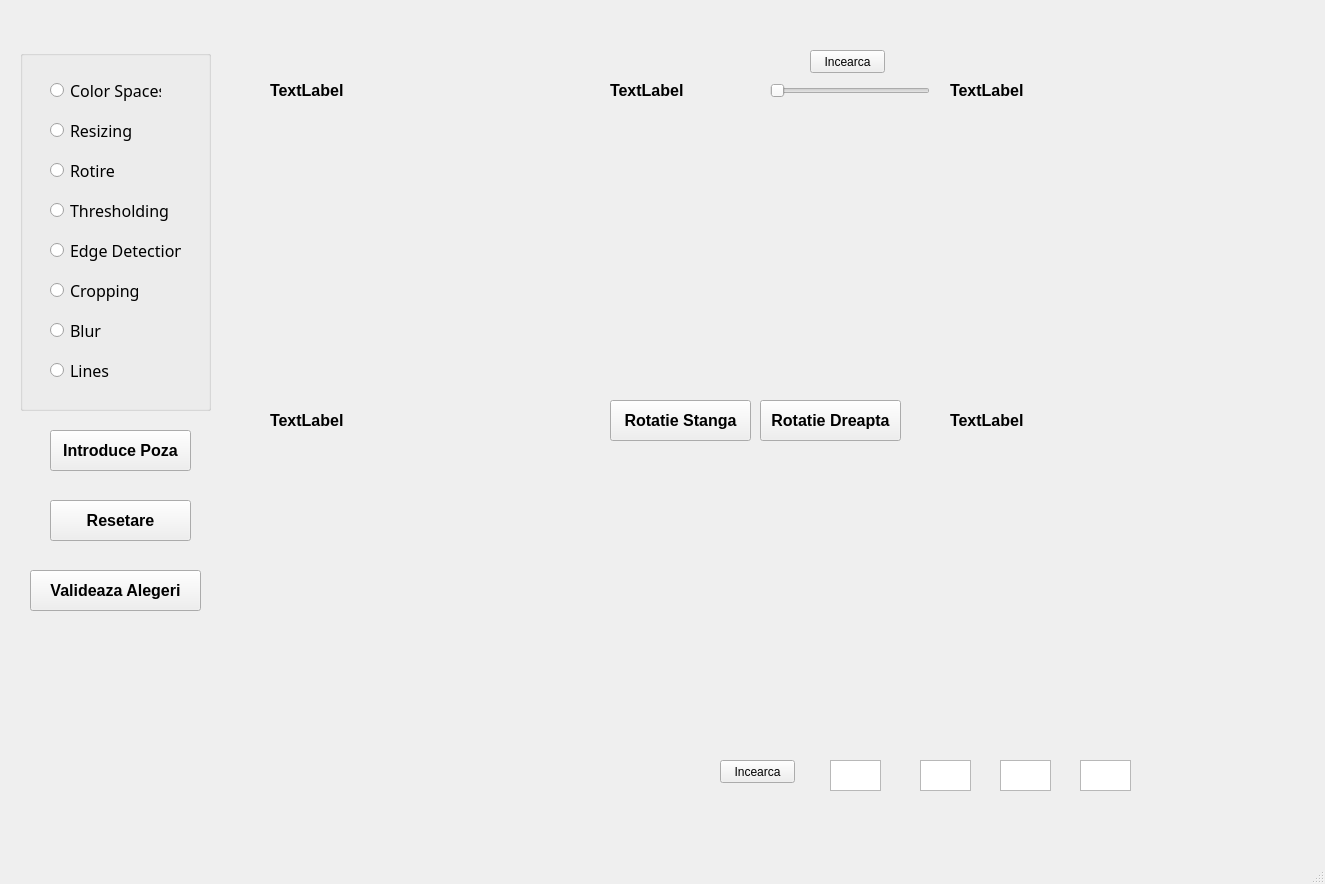
<?xml version="1.0" encoding="UTF-8"?>
<ui version="4.0">
 <class>MainWindow</class>
 <widget class="QMainWindow" name="MainWindow">
  <property name="geometry">
   <rect>
    <x>0</x>
    <y>0</y>
    <width>1325</width>
    <height>884</height>
   </rect>
  </property>
  <property name="windowTitle">
   <string>MainWindow</string>
  </property>
  <widget class="QWidget" name="centralwidget">
   <widget class="QLabel" name="lblPoza1">
    <property name="geometry">
     <rect>
      <x>270</x>
      <y>110</y>
      <width>321</width>
      <height>281</height>
     </rect>
    </property>
    <property name="text">
     <string/>
    </property>
    <property name="pixmap">
     <pixmap>../../animalBd/test_set/test_set/cats/cat.4008.jpg</pixmap>
    </property>
   </widget>
   <widget class="QGroupBox" name="groupBox">
    <property name="geometry">
     <rect>
      <x>20</x>
      <y>50</y>
      <width>191</width>
      <height>361</height>
     </rect>
    </property>
    <property name="title">
     <string/>
    </property>
    <widget class="QRadioButton" name="rdbLines">
     <property name="geometry">
      <rect>
       <x>30</x>
       <y>300</y>
       <width>121</width>
       <height>41</height>
      </rect>
     </property>
     <property name="font">
      <font>
       <family>HoloLens MDL2 Assets</family>
       <pointsize>12</pointsize>
      </font>
     </property>
     <property name="text">
      <string>Lines</string>
     </property>
    </widget>
    <widget class="QRadioButton" name="rdbBlur">
     <property name="geometry">
      <rect>
       <x>30</x>
       <y>260</y>
       <width>121</width>
       <height>41</height>
      </rect>
     </property>
     <property name="font">
      <font>
       <family>HoloLens MDL2 Assets</family>
       <pointsize>12</pointsize>
      </font>
     </property>
     <property name="text">
      <string>Blur</string>
     </property>
    </widget>
    <widget class="QRadioButton" name="rdbCrop">
     <property name="geometry">
      <rect>
       <x>30</x>
       <y>220</y>
       <width>121</width>
       <height>41</height>
      </rect>
     </property>
     <property name="font">
      <font>
       <family>HoloLens MDL2 Assets</family>
       <pointsize>12</pointsize>
      </font>
     </property>
     <property name="text">
      <string>Cropping</string>
     </property>
    </widget>
    <widget class="QRadioButton" name="rdbEdge">
     <property name="geometry">
      <rect>
       <x>30</x>
       <y>180</y>
       <width>131</width>
       <height>41</height>
      </rect>
     </property>
     <property name="font">
      <font>
       <family>HoloLens MDL2 Assets</family>
       <pointsize>12</pointsize>
      </font>
     </property>
     <property name="text">
      <string>Edge Detection</string>
     </property>
    </widget>
    <widget class="QRadioButton" name="rdbTresh">
     <property name="geometry">
      <rect>
       <x>30</x>
       <y>140</y>
       <width>121</width>
       <height>41</height>
      </rect>
     </property>
     <property name="font">
      <font>
       <family>HoloLens MDL2 Assets</family>
       <pointsize>12</pointsize>
      </font>
     </property>
     <property name="text">
      <string>Thresholding</string>
     </property>
    </widget>
    <widget class="QRadioButton" name="rdbOglinda">
     <property name="geometry">
      <rect>
       <x>30</x>
       <y>100</y>
       <width>91</width>
       <height>41</height>
      </rect>
     </property>
     <property name="font">
      <font>
       <family>HoloLens MDL2 Assets</family>
       <pointsize>12</pointsize>
      </font>
     </property>
     <property name="text">
      <string>Rotire</string>
     </property>
    </widget>
    <widget class="QRadioButton" name="rdbResize">
     <property name="geometry">
      <rect>
       <x>30</x>
       <y>60</y>
       <width>81</width>
       <height>41</height>
      </rect>
     </property>
     <property name="font">
      <font>
       <family>HoloLens MDL2 Assets</family>
       <pointsize>12</pointsize>
      </font>
     </property>
     <property name="text">
      <string>Resizing</string>
     </property>
    </widget>
    <widget class="QRadioButton" name="rdbGrey">
     <property name="geometry">
      <rect>
       <x>30</x>
       <y>20</y>
       <width>111</width>
       <height>41</height>
      </rect>
     </property>
     <property name="font">
      <font>
       <family>HoloLens MDL2 Assets</family>
       <pointsize>12</pointsize>
      </font>
     </property>
     <property name="text">
      <string>Color Spaces</string>
     </property>
    </widget>
   </widget>
   <widget class="QLabel" name="lblTxtPoza1">
    <property name="geometry">
     <rect>
      <x>270</x>
      <y>80</y>
      <width>231</width>
      <height>21</height>
     </rect>
    </property>
    <property name="font">
     <font>
      <pointsize>12</pointsize>
      <weight>75</weight>
      <bold>true</bold>
     </font>
    </property>
    <property name="text">
     <string>TextLabel</string>
    </property>
   </widget>
   <widget class="QPushButton" name="btnCautaPoza">
    <property name="geometry">
     <rect>
      <x>50</x>
      <y>430</y>
      <width>141</width>
      <height>41</height>
     </rect>
    </property>
    <property name="font">
     <font>
      <pointsize>12</pointsize>
      <weight>75</weight>
      <bold>true</bold>
     </font>
    </property>
    <property name="text">
     <string>Introduce Poza</string>
    </property>
   </widget>
   <widget class="QPushButton" name="btnResetare">
    <property name="geometry">
     <rect>
      <x>50</x>
      <y>500</y>
      <width>141</width>
      <height>41</height>
     </rect>
    </property>
    <property name="font">
     <font>
      <pointsize>12</pointsize>
      <weight>75</weight>
      <bold>true</bold>
     </font>
    </property>
    <property name="text">
     <string>Resetare</string>
    </property>
   </widget>
   <widget class="QPushButton" name="btnValideaza">
    <property name="geometry">
     <rect>
      <x>30</x>
      <y>570</y>
      <width>171</width>
      <height>41</height>
     </rect>
    </property>
    <property name="font">
     <font>
      <pointsize>12</pointsize>
      <weight>75</weight>
      <bold>true</bold>
     </font>
    </property>
    <property name="text">
     <string>Valideaza Alegeri</string>
    </property>
   </widget>
   <widget class="QLabel" name="lblPoza2">
    <property name="geometry">
     <rect>
      <x>610</x>
      <y>110</y>
      <width>321</width>
      <height>281</height>
     </rect>
    </property>
    <property name="text">
     <string/>
    </property>
    <property name="pixmap">
     <pixmap>../../animalBd/test_set/test_set/cats/cat.4008.jpg</pixmap>
    </property>
   </widget>
   <widget class="QLabel" name="lblPoza3">
    <property name="geometry">
     <rect>
      <x>950</x>
      <y>110</y>
      <width>321</width>
      <height>281</height>
     </rect>
    </property>
    <property name="text">
     <string/>
    </property>
    <property name="pixmap">
     <pixmap>../../animalBd/test_set/test_set/cats/cat.4008.jpg</pixmap>
    </property>
   </widget>
   <widget class="QLabel" name="lblTxtPoza2">
    <property name="geometry">
     <rect>
      <x>610</x>
      <y>80</y>
      <width>231</width>
      <height>21</height>
     </rect>
    </property>
    <property name="font">
     <font>
      <pointsize>12</pointsize>
      <weight>75</weight>
      <bold>true</bold>
     </font>
    </property>
    <property name="text">
     <string>TextLabel</string>
    </property>
   </widget>
   <widget class="QLabel" name="lblTxtPoza3">
    <property name="geometry">
     <rect>
      <x>950</x>
      <y>80</y>
      <width>231</width>
      <height>21</height>
     </rect>
    </property>
    <property name="font">
     <font>
      <pointsize>12</pointsize>
      <weight>75</weight>
      <bold>true</bold>
     </font>
    </property>
    <property name="text">
     <string>TextLabel</string>
    </property>
   </widget>
   <widget class="QLabel" name="lblTxtPoza4">
    <property name="geometry">
     <rect>
      <x>270</x>
      <y>410</y>
      <width>231</width>
      <height>21</height>
     </rect>
    </property>
    <property name="font">
     <font>
      <pointsize>12</pointsize>
      <weight>75</weight>
      <bold>true</bold>
     </font>
    </property>
    <property name="text">
     <string>TextLabel</string>
    </property>
   </widget>
   <widget class="QLabel" name="lblTxtPoza5">
    <property name="geometry">
     <rect>
      <x>610</x>
      <y>410</y>
      <width>231</width>
      <height>21</height>
     </rect>
    </property>
    <property name="font">
     <font>
      <pointsize>12</pointsize>
      <weight>75</weight>
      <bold>true</bold>
     </font>
    </property>
    <property name="text">
     <string>TextLabel</string>
    </property>
   </widget>
   <widget class="QLabel" name="lblPoza6">
    <property name="geometry">
     <rect>
      <x>950</x>
      <y>450</y>
      <width>321</width>
      <height>281</height>
     </rect>
    </property>
    <property name="text">
     <string/>
    </property>
    <property name="pixmap">
     <pixmap>../../animalBd/test_set/test_set/cats/cat.4008.jpg</pixmap>
    </property>
   </widget>
   <widget class="QLabel" name="lblPoza5">
    <property name="geometry">
     <rect>
      <x>610</x>
      <y>450</y>
      <width>321</width>
      <height>281</height>
     </rect>
    </property>
    <property name="text">
     <string/>
    </property>
    <property name="pixmap">
     <pixmap>../../animalBd/test_set/test_set/cats/cat.4008.jpg</pixmap>
    </property>
   </widget>
   <widget class="QLabel" name="lblTxtPoza6">
    <property name="geometry">
     <rect>
      <x>950</x>
      <y>410</y>
      <width>231</width>
      <height>21</height>
     </rect>
    </property>
    <property name="font">
     <font>
      <pointsize>12</pointsize>
      <weight>75</weight>
      <bold>true</bold>
     </font>
    </property>
    <property name="text">
     <string>TextLabel</string>
    </property>
   </widget>
   <widget class="QLabel" name="lblPoza4">
    <property name="geometry">
     <rect>
      <x>270</x>
      <y>450</y>
      <width>311</width>
      <height>281</height>
     </rect>
    </property>
    <property name="text">
     <string/>
    </property>
    <property name="pixmap">
     <pixmap>../../animalBd/test_set/test_set/cats/cat.4008.jpg</pixmap>
    </property>
   </widget>
   <widget class="QPushButton" name="btnStanga">
    <property name="geometry">
     <rect>
      <x>610</x>
      <y>400</y>
      <width>141</width>
      <height>41</height>
     </rect>
    </property>
    <property name="font">
     <font>
      <pointsize>12</pointsize>
      <weight>75</weight>
      <bold>true</bold>
     </font>
    </property>
    <property name="text">
     <string>Rotatie Stanga</string>
    </property>
   </widget>
   <widget class="QPushButton" name="btnDreapta">
    <property name="geometry">
     <rect>
      <x>760</x>
      <y>400</y>
      <width>141</width>
      <height>41</height>
     </rect>
    </property>
    <property name="font">
     <font>
      <pointsize>12</pointsize>
      <weight>75</weight>
      <bold>true</bold>
     </font>
    </property>
    <property name="text">
     <string>Rotatie Dreapta</string>
    </property>
   </widget>
   <widget class="QSlider" name="slider">
    <property name="geometry">
     <rect>
      <x>770</x>
      <y>80</y>
      <width>160</width>
      <height>22</height>
     </rect>
    </property>
    <property name="minimum">
     <number>1</number>
    </property>
    <property name="maximum">
     <number>100</number>
    </property>
    <property name="orientation">
     <enum>Qt::Horizontal</enum>
    </property>
   </widget>
   <widget class="QLabel" name="lblProcent">
    <property name="geometry">
     <rect>
      <x>686</x>
      <y>80</y>
      <width>71</width>
      <height>21</height>
     </rect>
    </property>
    <property name="font">
     <font>
      <pointsize>12</pointsize>
     </font>
    </property>
    <property name="text">
     <string/>
    </property>
   </widget>
   <widget class="QPushButton" name="btnInc">
    <property name="geometry">
     <rect>
      <x>810</x>
      <y>50</y>
      <width>75</width>
      <height>23</height>
     </rect>
    </property>
    <property name="text">
     <string>Incearca</string>
    </property>
   </widget>
   <widget class="QTextEdit" name="txtX">
    <property name="geometry">
     <rect>
      <x>830</x>
      <y>760</y>
      <width>51</width>
      <height>31</height>
     </rect>
    </property>
   </widget>
   <widget class="QTextEdit" name="txtY">
    <property name="geometry">
     <rect>
      <x>920</x>
      <y>760</y>
      <width>51</width>
      <height>31</height>
     </rect>
    </property>
   </widget>
   <widget class="QTextEdit" name="txtZ">
    <property name="geometry">
     <rect>
      <x>1000</x>
      <y>760</y>
      <width>51</width>
      <height>31</height>
     </rect>
    </property>
   </widget>
   <widget class="QTextEdit" name="txtW">
    <property name="geometry">
     <rect>
      <x>1080</x>
      <y>760</y>
      <width>51</width>
      <height>31</height>
     </rect>
    </property>
   </widget>
   <widget class="QPushButton" name="btnDate">
    <property name="geometry">
     <rect>
      <x>720</x>
      <y>760</y>
      <width>75</width>
      <height>23</height>
     </rect>
    </property>
    <property name="text">
     <string>Incearca</string>
    </property>
   </widget>
   <widget class="QLabel" name="lblDimensiune">
    <property name="geometry">
     <rect>
      <x>630</x>
      <y>810</y>
      <width>671</width>
      <height>41</height>
     </rect>
    </property>
    <property name="font">
     <font>
      <pointsize>16</pointsize>
     </font>
    </property>
    <property name="text">
     <string/>
    </property>
   </widget>
  </widget>
  <widget class="QMenuBar" name="menubar">
   <property name="geometry">
    <rect>
     <x>0</x>
     <y>0</y>
     <width>1325</width>
     <height>21</height>
    </rect>
   </property>
  </widget>
  <widget class="QStatusBar" name="statusbar"/>
 </widget>
 <resources/>
 <connections>
  <connection>
   <sender>slider</sender>
   <signal>valueChanged(int)</signal>
   <receiver>lblProcent</receiver>
   <slot>setNum(int)</slot>
   <hints>
    <hint type="sourcelabel">
     <x>835</x>
     <y>112</y>
    </hint>
    <hint type="destinationlabel">
     <x>852</x>
     <y>57</y>
    </hint>
   </hints>
  </connection>
 </connections>
</ui>
